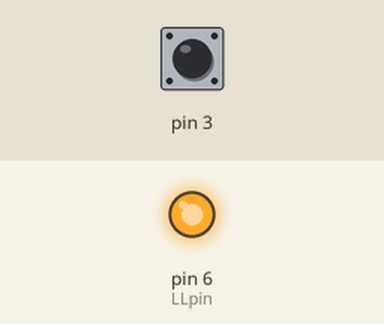
Recording of a sketch running on a simulated Arduino Uno, built with avr-gcc and run on an emulated ATmega328P. Parts: output pins drawn as LEDs (lit = HIGH). Dashed ring = blinking. Inputs (shaded band) come from the test bench; at power-on: pin 3 LOW.

Above: at 1.2 s.
1.3 s: pin 3 driven HIGH
At 2.4 s:
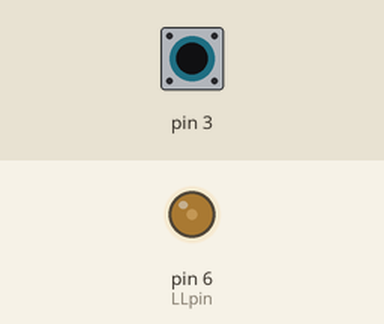
2.8 s: pin 3 pulsed LOW 5 times (0.12 s each, 0.3 s apart)
At 3.07 s:
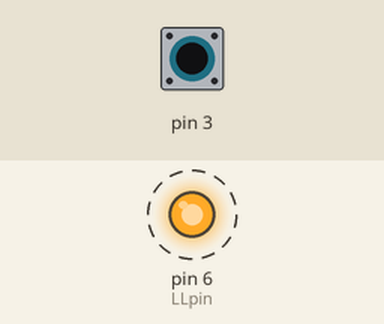
Timing chart, 0 to 5.8 s (numbered marks = the images above; inputs shaded):
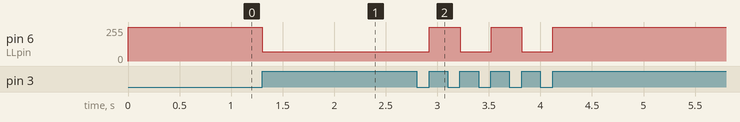

Measured:
- after the input at 1.3 s, pin 6 (LLpin): 255/255 → 70/255 at once
- after the input at 2.8 s, pin 6 (LLpin): alternates 255/255 for 0.30 s and 70/255 for 0.30 s, 5 changes in all, then stays 255/255, starting after 0.12 s

The sketch:

legtest.ino
```cpp
#define LLpin 6

boolean LL_up = 1;
void setup() {
  attachInterrupt(1, LLf, RISING);
  pinMode(LLpin, OUTPUT);
}

int speedzero = 70;
int LLspeed = 255;
void loop() {
  if(LL_up) LLspeed = 255;
  else LLspeed = speedzero;
  analogWrite(LLpin, LLspeed);
  delay(1);
}
void LLf() {
  LL_up = !LL_up;
}
```
